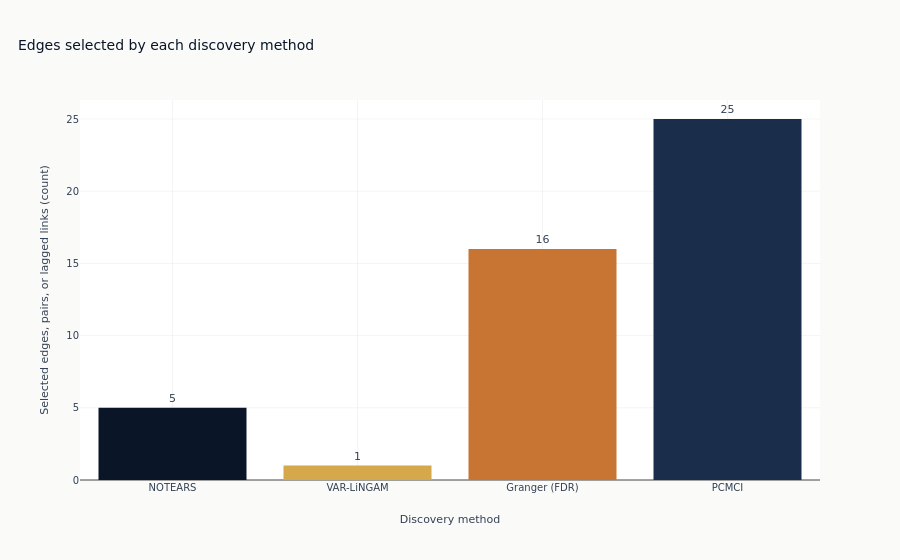

This figure's notebook cell:
### Markdown cell above
The counts are not directly interchangeable: NOTEARS reports contemporaneous edges,
VAR-LiNGAM reports lagged structural edges, Granger reports directed pairs, and PCMCI
reports source-target-lag links. Their spread nevertheless shows how conclusions depend
on the estimand and identifying assumptions.

### Code cell
fig_counts = go.Figure(
    go.Bar(
        x=summary_df["Method"],
        y=summary_df["Edges_Found"],
        marker_color=[COLORS["blue"], COLORS["amber"], COLORS["copper"], COLORS["slate"]],
        text=summary_df["Edges_Found"],
        textposition="outside",
        hovertemplate="%{x}: %{y}<extra></extra>",
    )
)
fig_counts.update_layout(
    title=dict(
        text="Edges selected by each discovery method",
        x=0.02,
        xanchor="left",
    ),
    xaxis_title="Discovery method",
    yaxis_title="Selected edges, pairs, or lagged links (count)",
    showlegend=False,
)
fig_counts.update_yaxes(rangemode="tozero")
show_plotly_with_alt(
    fig_counts,
    "Bar chart with one bar per discovery method - NOTEARS, VAR-LiNGAM, Granger and PCMCI - "
    "showing how many edges, directed pairs or lagged links each selected, with the count "
    "printed above each bar. The four quantities are counts of different objects and are not "
    "interchangeable.",
)

### Figure 1 — Plotly figure (JSON) as saved in the notebook; plotly's stock layout.template omitted (floating-point values rounded to 4 significant figures)
{"data": [{"hovertemplate": "%{x}: %{y}<extra></extra>", "marker": {"color": ["#0a1628", "#D4A84B", "#C87533", "#1a2d4a"]}, "text": [5.0, 1.0, 16.0, 25.0], "textposition": "outside", "type": "bar", "x": ["NOTEARS", "VAR-LiNGAM", "Granger (FDR)", "PCMCI"], "y": [5, 1, 16, 25]}], "layout": {"showlegend": false, "title": {"text": "Edges selected by each discovery method", "x": 0.02, "xanchor": "left"}, "xaxis": {"title": {"text": "Discovery method"}}, "yaxis": {"rangemode": "tozero", "title": {"text": "Selected edges, pairs, or lagged links (count)"}}}}
